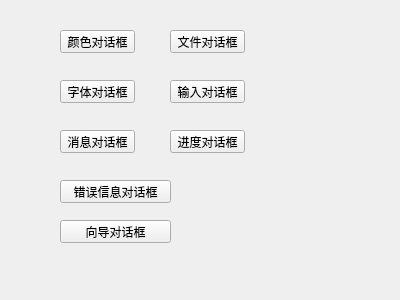
<?xml version="1.0" encoding="UTF-8"?>
<ui version="4.0">
 <class>MyWidget</class>
 <widget class="QWidget" name="MyWidget">
  <property name="geometry">
   <rect>
    <x>0</x>
    <y>0</y>
    <width>400</width>
    <height>300</height>
   </rect>
  </property>
  <property name="windowTitle">
   <string>MyWidget</string>
  </property>
  <widget class="QPushButton" name="pushButton">
   <property name="geometry">
    <rect>
     <x>60</x>
     <y>30</y>
     <width>75</width>
     <height>23</height>
    </rect>
   </property>
   <property name="text">
    <string>颜色对话框</string>
   </property>
  </widget>
  <widget class="QPushButton" name="pushButton_2">
   <property name="geometry">
    <rect>
     <x>170</x>
     <y>30</y>
     <width>75</width>
     <height>23</height>
    </rect>
   </property>
   <property name="text">
    <string>文件对话框</string>
   </property>
  </widget>
  <widget class="QPushButton" name="pushButton_3">
   <property name="geometry">
    <rect>
     <x>60</x>
     <y>80</y>
     <width>75</width>
     <height>23</height>
    </rect>
   </property>
   <property name="text">
    <string>字体对话框</string>
   </property>
  </widget>
  <widget class="QPushButton" name="pushButton_4">
   <property name="geometry">
    <rect>
     <x>170</x>
     <y>80</y>
     <width>75</width>
     <height>23</height>
    </rect>
   </property>
   <property name="text">
    <string>输入对话框</string>
   </property>
  </widget>
  <widget class="QPushButton" name="pushButton_5">
   <property name="geometry">
    <rect>
     <x>60</x>
     <y>130</y>
     <width>75</width>
     <height>23</height>
    </rect>
   </property>
   <property name="text">
    <string>消息对话框</string>
   </property>
  </widget>
  <widget class="QPushButton" name="pushButton_6">
   <property name="geometry">
    <rect>
     <x>170</x>
     <y>130</y>
     <width>75</width>
     <height>23</height>
    </rect>
   </property>
   <property name="text">
    <string>进度对话框</string>
   </property>
  </widget>
  <widget class="QPushButton" name="pushButton_7">
   <property name="geometry">
    <rect>
     <x>60</x>
     <y>180</y>
     <width>111</width>
     <height>23</height>
    </rect>
   </property>
   <property name="text">
    <string>错误信息对话框</string>
   </property>
  </widget>
  <widget class="QPushButton" name="pushButton_8">
   <property name="geometry">
    <rect>
     <x>60</x>
     <y>220</y>
     <width>111</width>
     <height>23</height>
    </rect>
   </property>
   <property name="text">
    <string>向导对话框</string>
   </property>
  </widget>
 </widget>
 <layoutdefault spacing="6" margin="11"/>
 <resources/>
 <connections/>
</ui>
